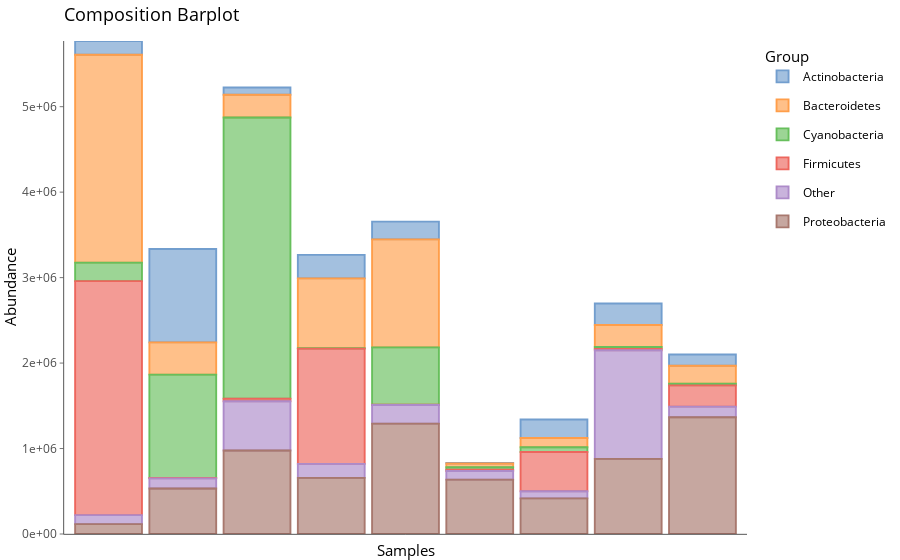

The code cell stored with this chart in its notebook:
### Markdown cell above
## Bacterial abundance

Bacterial abundance means the total counts of bacterial DNA inside a sample, which can be further divided into abundance of different bacterial taxa, such as species, families, phyla, etc. For this purpose, we use a compositional barplot, where each bar shows the total bacterial abundance for one sample.

### Code cell
# Agglomerate by sample type
tse <- agglomerateByVariable(
    tse,
    by = 2L,
    group = "SampleType"
)

# Find top taxa
top_taxa <- getTop(tse)
rowData(tse)$Group <- ifelse(rowData(tse)$Phylum %in% top_taxa,
                             rowData(tse)$Phylum, "Other")

# Visualise composition barplot
p <- plotAbundance(tse, group = "Group")
p + ggtitle("Composition Barplot")

### Figure 1 — Plotly figure (JSON) as saved in the notebook; plotly's stock layout.template omitted (floating-point values rounded to 4 significant figures)
{"data": [{"base": [5607356, 2242289, 5139898, 2990684, 3446949, 825378, 1122945, 2445334, 1968302], "hoverinfo": "text", "legendgroup": "Actinobacteria", "marker": {"autocolorscale": false, "color": "rgba(114,158,206,0.65)", "line": {"color": "rgba(114,158,206,1)", "width": 1.89}}, "name": "Actinobacteria", "orientation": "v", "showlegend": true, "text": ["X: Feces<br />ifelse(Y == 0 & layout == \"bar\", NA, Y):  161108<br />colour_by: Actinobacteria<br />colour_by: Actinobacteria", "X: Freshwater<br />ifelse(Y == 0 & layout == \"bar\", NA, Y): 1092613<br />colour_by: Actinobacteria<br />colour_by: Actinobacteria", "X: Freshwater_creek<br />ifelse(Y == 0 & layout == \"bar\", NA, Y):   84215<br />colour_by: Actinobacteria<br />colour_by: Actinobacteria", "X: Mock<br />ifelse(Y == 0 & layout == \"bar\", NA, Y):  274767<br />colour_by: Actinobacteria<br />colour_by: Actinobacteria", "X: Ocean<br />ifelse(Y == 0 & layout == \"bar\", NA, Y):  208401<br />colour_by: Actinobacteria<br />colour_by: Actinobacteria", "X: Sediment_estuary<br />ifelse(Y == 0 & layout == \"bar\", NA, Y):    5699<br />colour_by: Actinobacteria<br />colour_by: Actinobacteria", "X: Skin<br />ifelse(Y == 0 & layout == \"bar\", NA, Y):  216187<br />colour_by: Actinobacteria<br />colour_by: Actinobacteria", "X: Soil<br />ifelse(Y == 0 & layout == \"bar\", NA, Y):  251584<br />colour_by: Actinobacteria<br />colour_by: Actinobacteria", "X: Tongue<br />ifelse(Y == 0 & layout == \"bar\", NA, Y):  132286<br />colour_by: Actinobacteria<br />colour_by: Actinobacteria"], "textposition": "none", "type": "bar", "width": [0.9, 0.9, 0.9, 0.9, 0.9, 0.9, 0.9, 0.9, 0.9], "x": [1, 2, 3, 4, 5, 6, 7, 8, 9], "xaxis": "x", "y": [161108, 1092613, 84215, 274767, 208401, 5699, 216187, 251584, 132286], "yaxis": "y"}, {"base": [3175334, 1864626, 4873260, 2175209, 2184114, 780967, 1015007, 2188105, 1758585], "hoverinfo": "text", "legendgroup": "Bacteroidetes", "marker": {"autocolorscale": false, "color": "rgba(255,158,74,0.65)", "line": {"color": "rgba(255,158,74,1)", "width": 1.89}}, "name": "Bacteroidetes", "orientation": "v", "showlegend": true, "text": ["X: Feces<br />ifelse(Y == 0 & layout == \"bar\", NA, Y): 2432022<br />colour_by: Bacteroidetes<br />colour_by: Bacteroidetes", "X: Freshwater<br />ifelse(Y == 0 & layout == \"bar\", NA, Y):  377663<br />colour_by: Bacteroidetes<br />colour_by: Bacteroidetes", "X: Freshwater_creek<br />ifelse(Y == 0 & layout == \"bar\", NA, Y):  266638<br />colour_by: Bacteroidetes<br />colour_by: Bacteroidetes", "X: Mock<br />ifelse(Y == 0 & layout == \"bar\", NA, Y):  815475<br />colour_by: Bacteroidetes<br />colour_by: Bacteroidetes", "X: Ocean<br />ifelse(Y == 0 & layout == \"bar\", NA, Y): 1262835<br />colour_by: Bacteroidetes<br />colour_by: Bacteroidetes", "X: Sediment_estuary<br />ifelse(Y == 0 & layout == \"bar\", NA, Y):   44411<br />colour_by: Bacteroidetes<br />colour_by: Bacteroidetes", "X: Skin<br />ifelse(Y == 0 & layout == \"bar\", NA, Y):  107938<br />colour_by: Bacteroidetes<br />colour_by: Bacteroidetes", "X: Soil<br />ifelse(Y == 0 & layout == \"bar\", NA, Y):  257229<br />colour_by: Bacteroidetes<br />colour_by: Bacteroidetes", "X: Tongue<br />ifelse(Y == 0 & layout == \"bar\", NA, Y):  209717<br />colour_by: Bacteroidetes<br />colour_by: Bacteroidetes"], "textposition": "none", "type": "bar", "width": [0.9, 0.9, 0.9, 0.9, 0.9, 0.9, 0.9, 0.9, 0.9], "x": [1, 2, 3, 4, 5, 6, 7, 8, 9], "xaxis": "x", "y": [2432022, 377663, 266638, 815475, 1262835, 44411, 107938, 257229, 209717], "yaxis": "y"}, {"base": [2959471, 656209, 1583407, 2169485, 1513191, 753828, 958816, 2166121, 1738952], "hoverinfo": "text", "legendgroup": "Cyanobacteria", "marker": {"autocolorscale": false, "color": "rgba(103,191,92,0.65)", "line": {"color": "rgba(103,191,92,1)", "width": 1.89}}, "name": "Cyanobacteria", "orientation": "v", "showlegend": true, "text": ["X: Feces<br />ifelse(Y == 0 & layout == \"bar\", NA, Y):  215863<br />colour_by: Cyanobacteria<br />colour_by: Cyanobacteria", "X: Freshwater<br />ifelse(Y == 0 & layout == \"bar\", NA, Y): 1208417<br />colour_by: Cyanobacteria<br />colour_by: Cyanobacteria", "X: Freshwater_creek<br />ifelse(Y == 0 & layout == \"bar\", NA, Y): 3289853<br />colour_by: Cyanobacteria<br />colour_by: Cyanobacteria", "X: Mock<br />ifelse(Y == 0 & layout == \"bar\", NA, Y):    5724<br />colour_by: Cyanobacteria<br />colour_by: Cyanobacteria", "X: Ocean<br />ifelse(Y == 0 & layout == \"bar\", NA, Y):  670923<br />colour_by: Cyanobacteria<br />colour_by: Cyanobacteria", "X: Sediment_estuary<br />ifelse(Y == 0 & layout == \"bar\", NA, Y):   27139<br />colour_by: Cyanobacteria<br />colour_by: Cyanobacteria", "X: Skin<br />ifelse(Y == 0 & layout == \"bar\", NA, Y):   56191<br />colour_by: Cyanobacteria<br />colour_by: Cyanobacteria", "X: Soil<br />ifelse(Y == 0 & layout == \"bar\", NA, Y):   21984<br />colour_by: Cyanobacteria<br />colour_by: Cyanobacteria", "X: Tongue<br />ifelse(Y == 0 & layout == \"bar\", NA, Y):   19633<br />colour_by: Cyanobacteria<br />colour_by: Cyanobacteria"], "textposition": "none", "type": "bar", "width": [0.9, 0.9, 0.9, 0.9, 0.9, 0.9, 0.9, 0.9, 0.9], "x": [1, 2, 3, 4, 5, 6, 7, 8, 9], "xaxis": "x", "y": [215863, 1208417, 3289853, 5724, 670923, 27139, 56191, 21984, 19633], "yaxis": "y"}, {"base": [221201, 651448, 1552862, 820327, 1509939, 736816, 500954, 2149287, 1490332], "hoverinfo": "text", "legendgroup": "Firmicutes", "marker": {"autocolorscale": false, "color": "rgba(237,102,93,0.65)", "line": {"color": "rgba(237,102,93,1)", "width": 1.89}}, "name": "Firmicutes", "orientation": "v", "showlegend": true, "text": ["X: Feces<br />ifelse(Y == 0 & layout == \"bar\", NA, Y): 2738270<br />colour_by: Firmicutes<br />colour_by: Firmicutes", "X: Freshwater<br />ifelse(Y == 0 & layout == \"bar\", NA, Y):    4761<br />colour_by: Firmicutes<br />colour_by: Firmicutes", "X: Freshwater_creek<br />ifelse(Y == 0 & layout == \"bar\", NA, Y):   30545<br />colour_by: Firmicutes<br />colour_by: Firmicutes", "X: Mock<br />ifelse(Y == 0 & layout == \"bar\", NA, Y): 1349158<br />colour_by: Firmicutes<br />colour_by: Firmicutes", "X: Ocean<br />ifelse(Y == 0 & layout == \"bar\", NA, Y):    3252<br />colour_by: Firmicutes<br />colour_by: Firmicutes", "X: Sediment_estuary<br />ifelse(Y == 0 & layout == \"bar\", NA, Y):   17012<br />colour_by: Firmicutes<br />colour_by: Firmicutes", "X: Skin<br />ifelse(Y == 0 & layout == \"bar\", NA, Y):  457862<br />colour_by: Firmicutes<br />colour_by: Firmicutes", "X: Soil<br />ifelse(Y == 0 & layout == \"bar\", NA, Y):   16834<br />colour_by: Firmicutes<br />colour_by: Firmicutes", "X: Tongue<br />ifelse(Y == 0 & layout == \"bar\", NA, Y):  248620<br />colour_by: Firmicutes<br />colour_by: Firmicutes"], "textposition": "none", "type": "bar", "width": [0.9, 0.9, 0.9, 0.9, 0.9, 0.9, 0.9, 0.9, 0.9], "x": [1, 2, 3, 4, 5, 6, 7, 8, 9], "xaxis": "x", "y": [2738270, 4761, 30545, 1349158, 3252, 17012, 457862, 16834, 248620], "yaxis": "y"}, {"base": [115121, 532385, 977406, 656421, 1291519, 636486, 416933, 879559, 1366817], "hoverinfo": "text", "legendgroup": "Other", "marker": {"autocolorscale": false, "color": "rgba(173,139,201,0.65)", "line": {"color": "rgba(173,139,201,1)", "width": 1.89}}, "name": "Other", "orientation": "v", "showlegend": true, "text": ["X: Feces<br />ifelse(Y == 0 & layout == \"bar\", NA, Y):  106080<br />colour_by: Other<br />colour_by: Other", "X: Freshwater<br />ifelse(Y == 0 & layout == \"bar\", NA, Y):  119063<br />colour_by: Other<br />colour_by: Other", "X: Freshwater_creek<br />ifelse(Y == 0 & layout == \"bar\", NA, Y):  575456<br />colour_by: Other<br />colour_by: Other", "X: Mock<br />ifelse(Y == 0 & layout == \"bar\", NA, Y):  163906<br />colour_by: Other<br />colour_by: Other", "X: Ocean<br />ifelse(Y == 0 & layout == \"bar\", NA, Y):  218420<br />colour_by: Other<br />colour_by: Other", "X: Sediment_estuary<br />ifelse(Y == 0 & layout == \"bar\", NA, Y):  100330<br />colour_by: Other<br />colour_by: Other", "X: Skin<br />ifelse(Y == 0 & layout == \"bar\", NA, Y):   84021<br />colour_by: Other<br />colour_by: Other", "X: Soil<br />ifelse(Y == 0 & layout == \"bar\", NA, Y): 1269728<br />colour_by: Other<br />colour_by: Other", "X: Tongue<br />ifelse(Y == 0 & layout == \"bar\", NA, Y):  123515<br />colour_by: Other<br />colour_by: Other"], "textposition": "none", "type": "bar", "width": [0.9, 0.9, 0.9, 0.9, 0.9, 0.9, 0.9, 0.9, 0.9], "x": [1, 2, 3, 4, 5, 6, 7, 8, 9], "xaxis": "x", "y": [106080, 119063, 575456, 163906, 218420, 100330, 84021, 1269728, 123515], "yaxis": "y"}, {"base": [0, 0, 0, 0, 0, 0, 0, 0, 0], "hoverinfo": "text", "legendgroup": "Proteobacteria", "marker": {"autocolorscale": false, "color": "rgba(168,120,110,0.65)", "line": {"color": "rgba(168,120,110,1)", "width": 1.89}}, "name": "Proteobacteria", "orientation": "v", "showlegend": true, "text": ["X: Feces<br />ifelse(Y == 0 & layout == \"bar\", NA, Y):  115121<br />colour_by: Proteobacteria<br />colour_by: Proteobacteria", "X: Freshwater<br />ifelse(Y == 0 & layout == \"bar\", NA, Y):  532385<br />colour_by: Proteobacteria<br />colour_by: Proteobacteria", "X: Freshwater_creek<br />ifelse(Y == 0 & layout == \"bar\", NA, Y):  977406<br />colour_by: Proteobacteria<br />colour_by: Proteobacteria", "X: Mock<br />ifelse(Y == 0 & layout == \"bar\", NA, Y):  656421<br />colour_by: Proteobacteria<br />colour_by: Proteobacteria", "X: Ocean<br />ifelse(Y == 0 & layout == \"bar\", NA, Y): 1291519<br />colour_by: Proteobacteria<br />colour_by: Proteobacteria", "X: Sediment_estuary<br />ifelse(Y == 0 & layout == \"bar\", NA, Y):  636486<br />colour_by: Proteobacteria<br />colour_by: Proteobacteria", "X: Skin<br />ifelse(Y == 0 & layout == \"bar\", NA, Y):  416933<br />colour_by: Proteobacteria<br />colour_by: Proteobacteria", "X: Soil<br />ifelse(Y == 0 & layout == \"bar\", NA, Y):  879559<br />colour_by: Proteobacteria<br />colour_by: Proteobacteria", "X: Tongue<br />ifelse(Y == 0 & layout == \"bar\", NA, Y): 1366817<br />colour_by: Proteobacteria<br />colour_by: Proteobacteria"], "textposition": "none", "type": "bar", "width": [0.9, 0.9, 0.9, 0.9, 0.9, 0.9, 0.9, 0.9, 0.9], "x": [1, 2, 3, 4, 5, 6, 7, 8, 9], "xaxis": "x", "y": [115121, 532385, 977406, 656421, 1291519, 636486, 416933, 879559, 1366817], "yaxis": "y"}], "layout": {"barmode": "relative", "font": {"color": "rgba(0,0,0,1)", "family": "", "size": 14.61}, "hovermode": "closest", "legend": {"bgcolor": "rgba(255,255,255,1)", "bordercolor": "transparent", "borderwidth": 1.89, "font": {"color": "rgba(0,0,0,1)", "family": "", "size": 11.69}, "title": {"font": {"color": "rgba(0,0,0,1)", "family": "", "size": 14.61}, "text": "Group"}}, "margin": {"b": 25.57, "l": 54.79, "r": 7.306, "t": 40.84}, "paper_bgcolor": "rgba(255,255,255,1)", "plot_bgcolor": "rgba(255,255,255,1)", "shapes": [{"layer": "below", "line": {"linetype": [], "width": 0}, "type": "rect", "x0": 0, "x1": 1, "xref": "paper", "y0": 0, "y1": 1, "yref": "paper"}], "showlegend": true, "title": {"font": {"color": "rgba(0,0,0,1)", "family": "", "size": 17.53}, "text": "Composition Barplot", "x": 0, "xref": "paper"}, "xaxis": {"anchor": "y", "automargin": true, "autorange": false, "categoryarray": ["Feces", "Freshwater", "Freshwater_creek", "Mock", "Ocean", "Sediment_estuary", "Skin", "Soil", "Tongue"], "categoryorder": "array", "domain": [0, 1], "gridcolor": {}, "gridwidth": 0, "hoverformat": ".2f", "linecolor": "rgba(0,0,0,1)", "linewidth": 0.6642, "nticks": {}, "range": [0.4, 9.6], "showgrid": false, "showline": true, "showticklabels": false, "tickangle": 0, "tickcolor": {}, "tickfont": {"color": {}, "family": {}, "size": 0}, "ticklen": 3.653, "tickmode": "array", "ticks": "", "ticktext": ["Feces", "Freshwater", "Freshwater_creek", "Mock", "Ocean", "Sediment_estuary", "Skin", "Soil", "Tongue"], "tickvals": [1, 2, 3, 4, 5, 6, 7, 8, 9], "tickwidth": 0, "title": {"font": {"color": "rgba(0,0,0,1)", "family": "", "size": 14.61}, "text": "Samples"}, "type": "linear", "zeroline": false}, "yaxis": {"anchor": "x", "automargin": true, "autorange": false, "categoryarray": ["0e+00", "1e+06", "2e+06", "3e+06", "4e+06", "5e+06"], "categoryorder": "array", "domain": [0, 1], "gridcolor": {}, "gridwidth": 0, "hoverformat": ".2f", "linecolor": "rgba(0,0,0,1)", "linewidth": 0.6642, "nticks": {}, "range": [0, 5768464], "showgrid": false, "showline": true, "showticklabels": true, "tickangle": 0, "tickcolor": "rgba(51,51,51,1)", "tickfont": {"color": "rgba(77,77,77,1)", "family": "", "size": 11.69}, "ticklen": 3.653, "tickmode": "array", "ticks": "outside", "ticktext": ["0e+00", "1e+06", "2e+06", "3e+06", "4e+06", "5e+06"], "tickvals": [0, 1000000, 2000000, 3000000, 4000000, 5000000], "tickwidth": 0.6642, "title": {"font": {"color": "rgba(0,0,0,1)", "family": "", "size": 14.61}, "text": "Abundance"}, "type": "linear", "zeroline": false}}}
